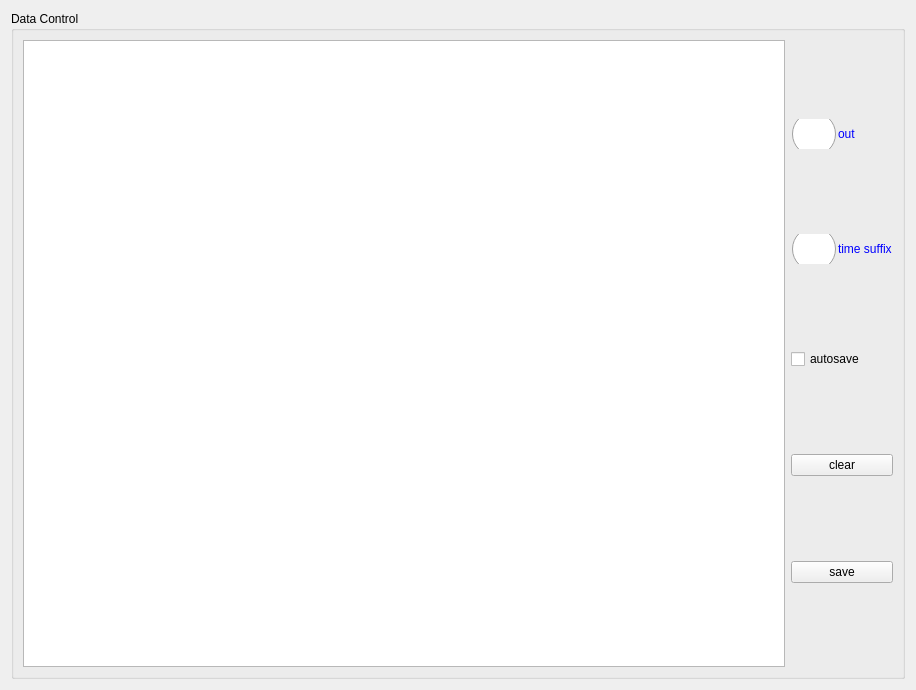
<?xml version="1.0" encoding="UTF-8"?>
<ui version="4.0">
 <class>HomeWindow</class>
 <widget class="QWidget" name="HomeWindow">
  <property name="geometry">
   <rect>
    <x>0</x>
    <y>0</y>
    <width>916</width>
    <height>690</height>
   </rect>
  </property>
  <property name="windowTitle">
   <string>Form</string>
  </property>
  <layout class="QGridLayout" name="gridLayout_2">
   <item row="0" column="0">
    <layout class="QGridLayout" name="gridLayout">
     <property name="spacing">
      <number>0</number>
     </property>
     <item row="0" column="0">
      <widget class="QGroupBox" name="home_data_control_gb">
       <property name="title">
        <string>Data Control</string>
       </property>
       <layout class="QHBoxLayout" name="horizontalLayout_2">
        <item>
         <layout class="QHBoxLayout" name="horizontalLayout">
          <item>
           <widget class="QTextBrowser" name="textBrowser"/>
          </item>
          <item>
           <layout class="QVBoxLayout" name="verticalLayout">
            <item>
             <widget class="QRadioButton" name="home_data_out_rbtn">
              <property name="styleSheet">
               <string notr="true">QRadioButton{
spacing: 2px;
color: blue;
}
QRadioButton::indicator {
width: 45px;
height: 30px;
}
QRadioButton::indicator:unchecked {
image: url(:/icons/switch_off.png);
}
QRadioButton::indicator:checked {
image: url(:/icons/switch_on.png);
}</string>
              </property>
              <property name="text">
               <string>out</string>
              </property>
              <property name="autoExclusive">
               <bool>false</bool>
              </property>
             </widget>
            </item>
            <item>
             <widget class="QRadioButton" name="home_datetime_rbtn">
              <property name="styleSheet">
               <string notr="true">QRadioButton{
spacing: 2px;
color: blue;
}
QRadioButton::indicator {
width: 45px;
height: 30px;
}
QRadioButton::indicator:unchecked {
image: url(:/icons/switch_off.png);
}
QRadioButton::indicator:checked {
image: url(:/icons/switch_on.png);
}</string>
              </property>
              <property name="text">
               <string>time suffix</string>
              </property>
              <property name="autoExclusive">
               <bool>false</bool>
              </property>
             </widget>
            </item>
            <item>
             <widget class="QCheckBox" name="home_autosave_cb">
              <property name="text">
               <string>autosave</string>
              </property>
             </widget>
            </item>
            <item>
             <widget class="QPushButton" name="home_clear_btn">
              <property name="text">
               <string>clear</string>
              </property>
             </widget>
            </item>
            <item>
             <widget class="QPushButton" name="home_save_btn">
              <property name="text">
               <string>save</string>
              </property>
             </widget>
            </item>
           </layout>
          </item>
         </layout>
        </item>
       </layout>
      </widget>
     </item>
    </layout>
   </item>
  </layout>
 </widget>
 <resources/>
 <connections/>
</ui>
